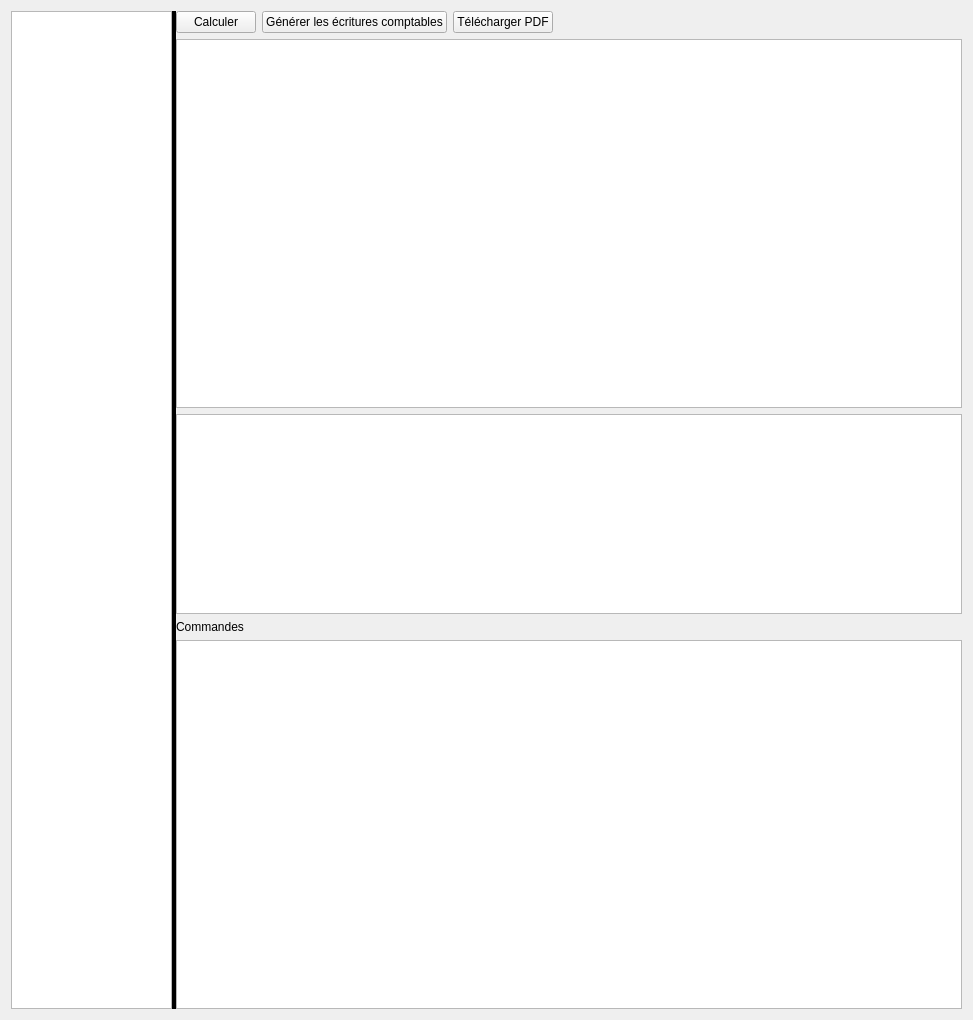
<?xml version="1.0" encoding="UTF-8"?>
<ui version="4.0">
 <class>PaneAmazonPayments</class>
 <widget class="QWidget" name="PaneAmazonPayments">
  <property name="geometry">
   <rect>
    <x>0</x>
    <y>0</y>
    <width>973</width>
    <height>1020</height>
   </rect>
  </property>
  <property name="windowTitle">
   <string>Paiements Amazon</string>
  </property>
  <layout class="QVBoxLayout" name="verticalLayout_2">
   <item>
    <widget class="QSplitter" name="splitter">
     <property name="styleSheet">
      <string notr="true">QSplitter::handle {background: black;}</string>
     </property>
     <property name="orientation">
      <enum>Qt::Horizontal</enum>
     </property>
     <widget class="QTreeView" name="treeViewFiles">
      <property name="sizePolicy">
       <sizepolicy hsizetype="Expanding" vsizetype="Expanding">
        <horstretch>1</horstretch>
        <verstretch>0</verstretch>
       </sizepolicy>
      </property>
      <property name="maximumSize">
       <size>
        <width>16777215</width>
        <height>16777215</height>
       </size>
      </property>
     </widget>
     <widget class="QWidget" name="widget" native="true">
      <property name="sizePolicy">
       <sizepolicy hsizetype="Expanding" vsizetype="Preferred">
        <horstretch>3</horstretch>
        <verstretch>0</verstretch>
       </sizepolicy>
      </property>
      <layout class="QVBoxLayout" name="verticalLayout">
       <item>
        <layout class="QHBoxLayout" name="horizontalLayout">
         <item>
          <widget class="QPushButton" name="buttonCompute">
           <property name="text">
            <string>Calculer</string>
           </property>
          </widget>
         </item>
         <item>
          <widget class="QPushButton" name="buttonGenerateAccounting">
           <property name="toolTip">
            <string>Générer les écritures comptables importables au format CSV</string>
           </property>
           <property name="text">
            <string>Générer les écritures comptables</string>
           </property>
          </widget>
         </item>
         <item>
          <widget class="QPushButton" name="buttonDownloadPdf">
           <property name="text">
            <string>Télécharger PDF</string>
           </property>
          </widget>
         </item>
         <item>
          <spacer name="horizontalSpacer">
           <property name="orientation">
            <enum>Qt::Horizontal</enum>
           </property>
           <property name="sizeHint" stdset="0">
            <size>
             <width>40</width>
             <height>20</height>
            </size>
           </property>
          </spacer>
         </item>
        </layout>
       </item>
       <item>
        <widget class="QTreeView" name="treeViewDetails">
         <property name="sizePolicy">
          <sizepolicy hsizetype="Expanding" vsizetype="Expanding">
           <horstretch>0</horstretch>
           <verstretch>0</verstretch>
          </sizepolicy>
         </property>
        </widget>
       </item>
       <item>
        <widget class="QtCharts::QChartView" name="chartView">
         <property name="sizePolicy">
          <sizepolicy hsizetype="Expanding" vsizetype="Expanding">
           <horstretch>0</horstretch>
           <verstretch>4</verstretch>
          </sizepolicy>
         </property>
         <property name="maximumSize">
          <size>
           <width>16777215</width>
           <height>200</height>
          </size>
         </property>
        </widget>
       </item>
       <item>
        <widget class="QLabel" name="label">
         <property name="text">
          <string>Commandes</string>
         </property>
        </widget>
       </item>
       <item>
        <widget class="QTreeView" name="treeViewOrders"/>
       </item>
      </layout>
     </widget>
    </widget>
   </item>
  </layout>
 </widget>
 <customwidgets>
  <customwidget>
   <class>QtCharts::QChartView</class>
   <extends>QGraphicsView</extends>
   <header location="global">qchartview.h</header>
  </customwidget>
 </customwidgets>
 <resources/>
 <connections/>
</ui>
